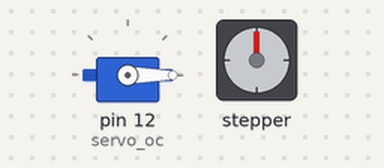
A sketch run on a simulated Arduino Uno, built with avr-gcc and run on an emulated ATmega328P. Shown: servo, stepper motor. Stepper angles assume 2038 steps per turn.

Above: at 0.1 s.
At 7.3 s:
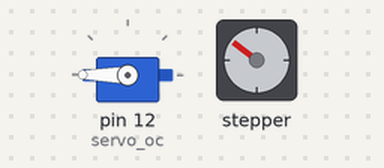
At 14.65 s:
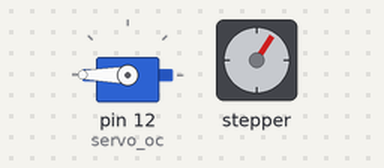
At 33.3 s:
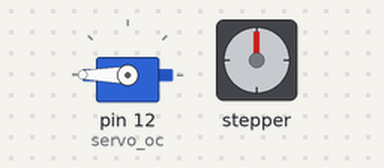
Timing chart, 0 to 40.0 s (numbered marks = the images above):
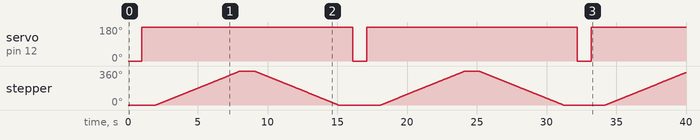

Measured:
- by itself, servo on pin 12 (servo_oc): alternates 180° for 15.1 s and 0° for 1.0 s
- by itself, stepper: turns 360° clockwise in 6.1 s, then 360° counter-clockwise in 6.0 s, then 360° clockwise in 6.1 s, then 360° counter-clockwise in 6.0 s, and so on

The sketch:

servo_arm.ino
```cpp
#include <Servo.h>
#include <Stepper.h>

// Defines the number of steps per rotation
const int stepsPerRevolution = 2038;

// Creates an instance of stepper class
// Pins entered in sequence IN1-IN3-IN2-IN4 for proper step sequence
Stepper myStepper = Stepper(stepsPerRevolution, 8, 10, 9, 11);

//Servo servo_ud;
Servo servo_oc;

void setup() {
  //servo_ud.attach(9);
  servo_oc.attach(12);
}

void clockwise(Servo &servo, int angle) {
 servo.write(angle);
}

void counterCW(Servo &servo, int angle) {
 servo.write(angle);
}

void loop() {

  // clockwise(servo_ud , 180);
  // delay(1000);
  // counterCW(servo_ud , 0);

  clockwise(servo_oc , 0);
  delay(1000);
  counterCW(servo_oc , 180);
  delay(1000);

  // Rotate CW slowly at 5 RPM
	myStepper.setSpeed(10);
	myStepper.step(stepsPerRevolution);
	delay(1000);

	// Rotate CCW quickly at 10 RPM
	myStepper.setSpeed(10);
	myStepper.step(-stepsPerRevolution);
	delay(1000);

}
```
